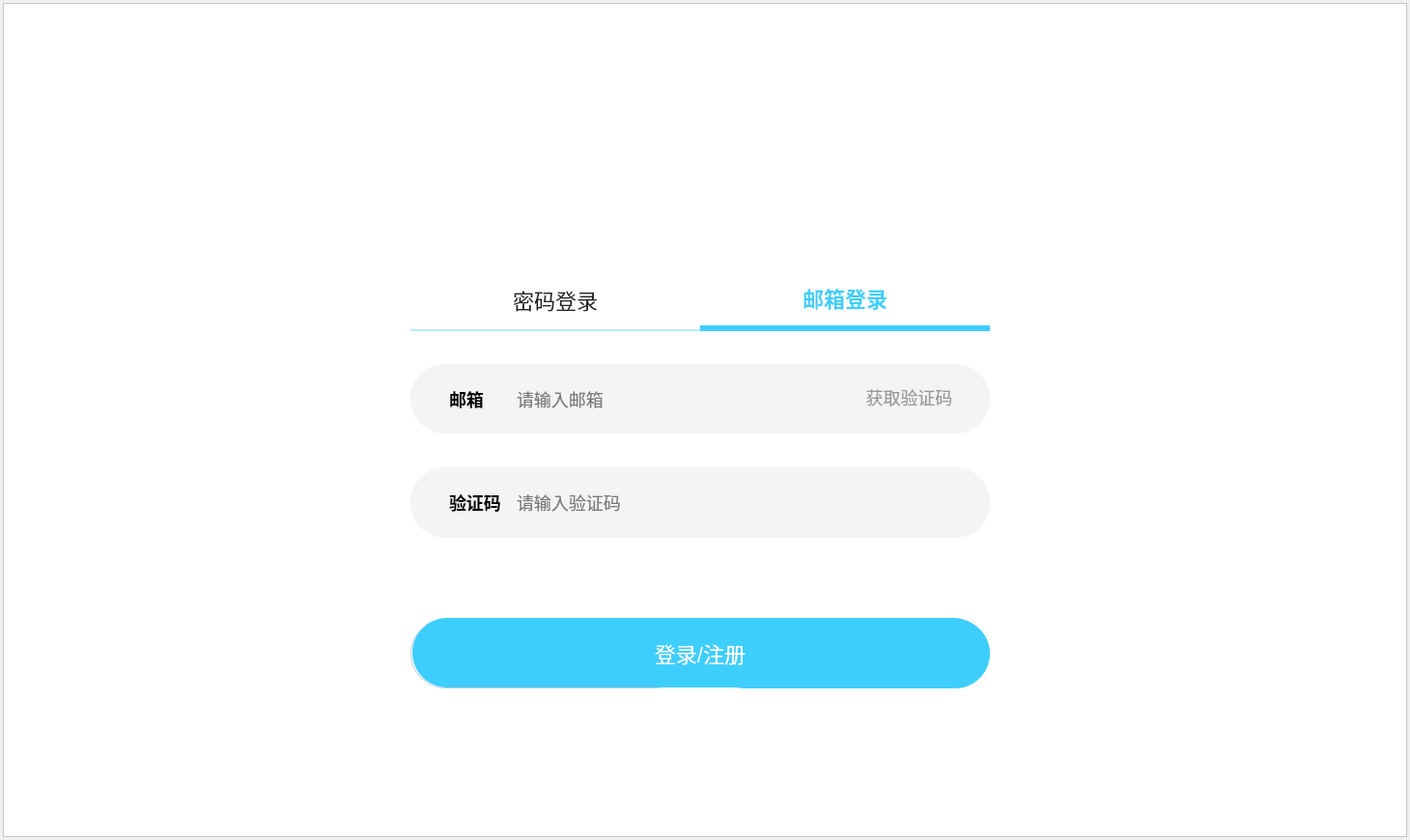
<?xml version="1.0" encoding="UTF-8"?>
<ui version="4.0">
 <class>Login</class>
 <widget class="QWidget" name="Login">
  <property name="geometry">
   <rect>
    <x>0</x>
    <y>0</y>
    <width>1460</width>
    <height>870</height>
   </rect>
  </property>
  <property name="windowTitle">
   <string>Form</string>
  </property>
  <layout class="QVBoxLayout" name="verticalLayout">
   <property name="spacing">
    <number>0</number>
   </property>
   <property name="leftMargin">
    <number>3</number>
   </property>
   <property name="topMargin">
    <number>3</number>
   </property>
   <property name="rightMargin">
    <number>3</number>
   </property>
   <property name="bottomMargin">
    <number>3</number>
   </property>
   <item>
    <widget class="QFrame" name="loginBg">
     <property name="styleSheet">
      <string notr="true">#loginBg{
    background-color : rgb(255, 255, 255);
}
</string>
     </property>
     <property name="frameShape">
      <enum>QFrame::Shape::StyledPanel</enum>
     </property>
     <property name="frameShadow">
      <enum>QFrame::Shadow::Raised</enum>
     </property>
     <layout class="QVBoxLayout" name="verticalLayout_2">
      <property name="spacing">
       <number>0</number>
      </property>
      <property name="leftMargin">
       <number>0</number>
      </property>
      <property name="topMargin">
       <number>0</number>
      </property>
      <property name="rightMargin">
       <number>0</number>
      </property>
      <property name="bottomMargin">
       <number>0</number>
      </property>
      <item>
       <widget class="QWidget" name="head" native="true">
        <property name="minimumSize">
         <size>
          <width>0</width>
          <height>68</height>
         </size>
        </property>
        <property name="maximumSize">
         <size>
          <width>16777215</width>
          <height>68</height>
         </size>
        </property>
        <property name="styleSheet">
         <string notr="true">QPushButton{
     border : none;
}</string>
        </property>
        <layout class="QHBoxLayout" name="horizontalLayout">
         <property name="spacing">
          <number>36</number>
         </property>
         <property name="leftMargin">
          <number>0</number>
         </property>
         <property name="topMargin">
          <number>0</number>
         </property>
         <property name="rightMargin">
          <number>36</number>
         </property>
         <property name="bottomMargin">
          <number>0</number>
         </property>
         <item>
          <spacer name="horizontalSpacer">
           <property name="orientation">
            <enum>Qt::Orientation::Horizontal</enum>
           </property>
           <property name="sizeHint" stdset="0">
            <size>
             <width>1291</width>
             <height>20</height>
            </size>
           </property>
          </spacer>
         </item>
         <item>
          <widget class="QPushButton" name="minBtn">
           <property name="maximumSize">
            <size>
             <width>20</width>
             <height>20</height>
            </size>
           </property>
           <property name="cursor">
            <cursorShape>PointingHandCursor</cursorShape>
           </property>
           <property name="styleSheet">
            <string notr="true">#minBtn{
     border-image : url(&quot;:/images/login/suoxiao.png&quot;);
}</string>
           </property>
           <property name="text">
            <string/>
           </property>
          </widget>
         </item>
         <item>
          <widget class="QPushButton" name="quitBtn">
           <property name="maximumSize">
            <size>
             <width>20</width>
             <height>20</height>
            </size>
           </property>
           <property name="cursor">
            <cursorShape>PointingHandCursor</cursorShape>
           </property>
           <property name="styleSheet">
            <string notr="true">#quitBtn{
     border-image : url(&quot;:/images/login/quxiao.png&quot;);
}</string>
           </property>
           <property name="text">
            <string/>
           </property>
          </widget>
         </item>
        </layout>
       </widget>
      </item>
      <item>
       <widget class="QWidget" name="body" native="true">
        <property name="styleSheet">
         <string notr="true"/>
        </property>
        <layout class="QHBoxLayout" name="horizontalLayout_2">
         <property name="spacing">
          <number>0</number>
         </property>
         <property name="leftMargin">
          <number>421</number>
         </property>
         <property name="topMargin">
          <number>0</number>
         </property>
         <property name="rightMargin">
          <number>421</number>
         </property>
         <property name="bottomMargin">
          <number>0</number>
         </property>
         <item>
          <widget class="QWidget" name="content" native="true">
           <property name="styleSheet">
            <string notr="true">*{
     font-family : 微软雅黑;
     font-size : 22px;
}</string>
           </property>
           <widget class="QLabel" name="logoLabel">
            <property name="geometry">
             <rect>
              <x>160</x>
              <y>60</y>
              <width>280</width>
              <height>78</height>
             </rect>
            </property>
            <property name="styleSheet">
             <string notr="true">#logoLabel{
    border-image : url(&quot;:/images/login/biteshipin.png&quot;);
}</string>
            </property>
            <property name="text">
             <string/>
            </property>
           </widget>
           <widget class="QPushButton" name="passwordBtn">
            <property name="geometry">
             <rect>
              <x>0</x>
              <y>208</y>
              <width>300</width>
              <height>63</height>
             </rect>
            </property>
            <property name="styleSheet">
             <string notr="true">#passwordBtn{
    color : #222222;
    border : none;
    border-bottom : 2px solid #B5ECFF;
}</string>
            </property>
            <property name="text">
             <string>密码登录</string>
            </property>
           </widget>
           <widget class="QPushButton" name="emailBtn">
            <property name="geometry">
             <rect>
              <x>300</x>
              <y>208</y>
              <width>300</width>
              <height>63</height>
             </rect>
            </property>
            <property name="styleSheet">
             <string notr="true">#emailBtn{
    color : #3ECEFE;
    font-weight : bold;
    border : none;
    border-bottom : 6px solid #3ECEFE;
}</string>
            </property>
            <property name="text">
             <string>邮箱登录</string>
            </property>
           </widget>
           <widget class="QWidget" name="passwordWidget" native="true">
            <property name="geometry">
             <rect>
              <x>0</x>
              <y>270</y>
              <width>600</width>
              <height>374</height>
             </rect>
            </property>
            <property name="styleSheet">
             <string notr="true">QLabel{
    font-size : 18px;
    font-weight : bold;
}

QFrame{
     background-color : #F5F4F5;
     border-radius : 36px;
}

QLineEdit{
    font-size : 18px;
    border : none;
    background-color : #F5F4F5;
}</string>
            </property>
            <widget class="QFrame" name="accountBox">
             <property name="geometry">
              <rect>
               <x>0</x>
               <y>35</y>
               <width>600</width>
               <height>72</height>
              </rect>
             </property>
             <property name="styleSheet">
              <string notr="true"/>
             </property>
             <property name="frameShape">
              <enum>QFrame::Shape::StyledPanel</enum>
             </property>
             <property name="frameShadow">
              <enum>QFrame::Shadow::Raised</enum>
             </property>
             <widget class="QLabel" name="accountLabel">
              <property name="geometry">
               <rect>
                <x>40</x>
                <y>24</y>
                <width>36</width>
                <height>24</height>
               </rect>
              </property>
              <property name="text">
               <string>账号</string>
              </property>
             </widget>
             <widget class="QLineEdit" name="accountNum">
              <property name="geometry">
               <rect>
                <x>124</x>
                <y>20</y>
                <width>400</width>
                <height>25</height>
               </rect>
              </property>
              <property name="placeholderText">
               <string>请输入邮箱或用户昵称</string>
              </property>
             </widget>
            </widget>
            <widget class="QFrame" name="passwordBox">
             <property name="geometry">
              <rect>
               <x>0</x>
               <y>143</y>
               <width>600</width>
               <height>72</height>
              </rect>
             </property>
             <property name="styleSheet">
              <string notr="true"/>
             </property>
             <property name="frameShape">
              <enum>QFrame::Shape::StyledPanel</enum>
             </property>
             <property name="frameShadow">
              <enum>QFrame::Shadow::Raised</enum>
             </property>
             <widget class="QLineEdit" name="passwordNum">
              <property name="geometry">
               <rect>
                <x>124</x>
                <y>20</y>
                <width>400</width>
                <height>25</height>
               </rect>
              </property>
              <property name="echoMode">
               <enum>QLineEdit::EchoMode::Normal</enum>
              </property>
              <property name="placeholderText">
               <string>请输入密码</string>
              </property>
             </widget>
             <widget class="QLabel" name="passwordLabel">
              <property name="geometry">
               <rect>
                <x>40</x>
                <y>24</y>
                <width>36</width>
                <height>24</height>
               </rect>
              </property>
              <property name="text">
               <string>密码</string>
              </property>
             </widget>
            </widget>
            <widget class="QPushButton" name="loginNow">
             <property name="geometry">
              <rect>
               <x>310</x>
               <y>299</y>
               <width>290</width>
               <height>72</height>
              </rect>
             </property>
             <property name="styleSheet">
              <string notr="true">#loginNow{
    color : #FFFFFF;
    background-color : #3ECEFE;
    border-radius : 36px;
}</string>
             </property>
             <property name="text">
              <string>登录</string>
             </property>
            </widget>
            <widget class="QPushButton" name="registerNow">
             <property name="geometry">
              <rect>
               <x>0</x>
               <y>299</y>
               <width>290</width>
               <height>72</height>
              </rect>
             </property>
             <property name="styleSheet">
              <string notr="true">#registerNow{
    color : #222222;
    border-radius : 36px;
    border : 1px solid #C2C9D9;
}</string>
             </property>
             <property name="text">
              <string>立即注册</string>
             </property>
            </widget>
           </widget>
           <widget class="QWidget" name="emailWidget" native="true">
            <property name="geometry">
             <rect>
              <x>0</x>
              <y>270</y>
              <width>600</width>
              <height>374</height>
             </rect>
            </property>
            <property name="styleSheet">
             <string notr="true">QLabel{
     font-size : 18px;
     font-weight : bold;
}

QFrame{
     background-color : #F5F4F5;
     border-radius : 36px;
}

QLineEdit{
    border : none;
    font-size : 18px;
    background-color : #F5F4F5;
}</string>
            </property>
            <widget class="QFrame" name="phoneFrame">
             <property name="geometry">
              <rect>
               <x>0</x>
               <y>35</y>
               <width>600</width>
               <height>72</height>
              </rect>
             </property>
             <property name="styleSheet">
              <string notr="true"/>
             </property>
             <property name="frameShape">
              <enum>QFrame::Shape::StyledPanel</enum>
             </property>
             <property name="frameShadow">
              <enum>QFrame::Shadow::Raised</enum>
             </property>
             <widget class="QLabel" name="emailLabel">
              <property name="geometry">
               <rect>
                <x>40</x>
                <y>24</y>
                <width>40</width>
                <height>24</height>
               </rect>
              </property>
              <property name="text">
               <string>邮箱</string>
              </property>
             </widget>
             <widget class="QLineEdit" name="emailNum">
              <property name="geometry">
               <rect>
                <x>108</x>
                <y>24</y>
                <width>350</width>
                <height>24</height>
               </rect>
              </property>
              <property name="placeholderText">
               <string>请输入邮箱</string>
              </property>
             </widget>
             <widget class="QPushButton" name="authcodeBtn">
              <property name="geometry">
               <rect>
                <x>470</x>
                <y>20</y>
                <width>93</width>
                <height>28</height>
               </rect>
              </property>
              <property name="cursor">
               <cursorShape>PointingHandCursor</cursorShape>
              </property>
              <property name="styleSheet">
               <string notr="true">#authcodeBtn{
    color : #999999;
    font-size : 18px;
    border : none;
}</string>
              </property>
              <property name="text">
               <string>获取验证码</string>
              </property>
             </widget>
            </widget>
            <widget class="QFrame" name="authCodeFrame">
             <property name="geometry">
              <rect>
               <x>0</x>
               <y>142</y>
               <width>600</width>
               <height>72</height>
              </rect>
             </property>
             <property name="styleSheet">
              <string notr="true"/>
             </property>
             <property name="frameShape">
              <enum>QFrame::Shape::StyledPanel</enum>
             </property>
             <property name="frameShadow">
              <enum>QFrame::Shadow::Raised</enum>
             </property>
             <widget class="QLabel" name="authcodeLabel">
              <property name="geometry">
               <rect>
                <x>40</x>
                <y>24</y>
                <width>55</width>
                <height>24</height>
               </rect>
              </property>
              <property name="text">
               <string>验证码</string>
              </property>
             </widget>
             <widget class="QLineEdit" name="authcode">
              <property name="geometry">
               <rect>
                <x>108</x>
                <y>24</y>
                <width>350</width>
                <height>24</height>
               </rect>
              </property>
              <property name="placeholderText">
               <string>请输入验证码</string>
              </property>
             </widget>
            </widget>
            <widget class="QPushButton" name="loginOrRegister">
             <property name="geometry">
              <rect>
               <x>2</x>
               <y>298</y>
               <width>596</width>
               <height>72</height>
              </rect>
             </property>
             <property name="styleSheet">
              <string notr="true">#loginOrRegister{
    color : #FFFFFF;
    background-color : #3ECEFE;
    border-radius : 36px;
}</string>
             </property>
             <property name="text">
              <string>登录/注册</string>
             </property>
            </widget>
            <zorder>authCodeFrame</zorder>
            <zorder>loginOrRegister</zorder>
            <zorder>phoneFrame</zorder>
           </widget>
           <zorder>passwordWidget</zorder>
           <zorder>logoLabel</zorder>
           <zorder>passwordBtn</zorder>
           <zorder>emailBtn</zorder>
           <zorder>emailWidget</zorder>
          </widget>
         </item>
        </layout>
       </widget>
      </item>
     </layout>
    </widget>
   </item>
  </layout>
 </widget>
 <resources/>
 <connections/>
</ui>
